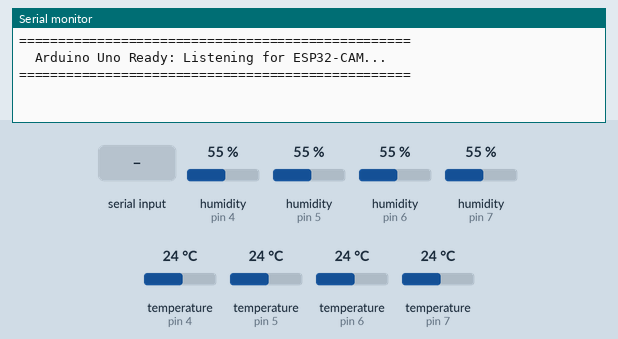
This sketch was run on a simulated Arduino Uno, built with avr-gcc and run on an emulated ATmega328P. Parts: the last lines printed to the serial monitor. Inputs (shaded band) come from the test bench; at power-on: humidity (sensors on pin 4, pin 5, pin 6, pin 7) 55 %, temperature (sensors on pin 4, pin 5, pin 6, pin 7) 24 °C.

Above: at 2.4 s.
2.5 s: "1" received over the second serial link
At 3.2 s:
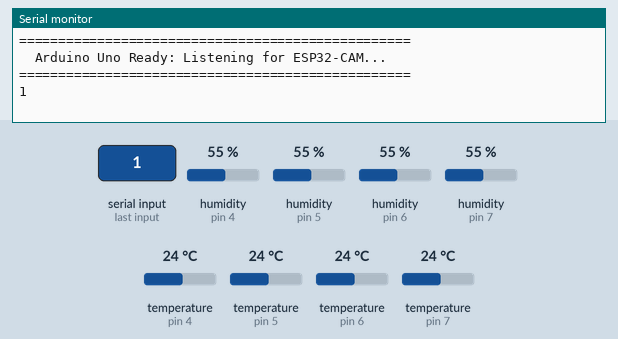
4.0 s: "0" received over the second serial link
At 4.3 s:
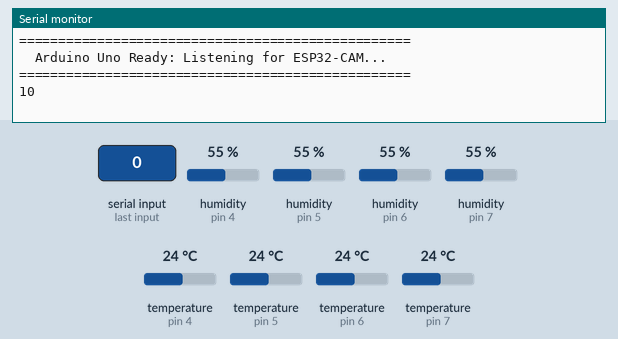

Measured:
- after the input at 2.5 s, the serial monitor: prints a new line at once (image 1)
- after the input at 4.0 s, the serial monitor: prints a new line at once (image 2)

The sketch:

arduino.ino
```cpp
/*
 * =====================================================================================
 * Project: 4x DHT22 Sensors on Arduino Uno sending data to ESP32-CAM via Serial
 * File: arduino.ino
 * Description:
 *   1. Reads 4x DHT22 sensors every 2 seconds.
 *   2. Transmits data packet to ESP32-CAM on Pin 3 (TX).
 *   3. Relays ESP32-CAM's IP address and telemetry from Pin 2 (RX) directly
 *      to your PC USB Serial Monitor at 9600 baud cleanly!
 * =====================================================================================
 */

#include <SoftwareSerial.h>
#include <DHT.h>

// ---------------------- PIN DEFINITIONS ----------------------
// DHT22 Sensor Data Pins
#define DHTPIN_1 4
#define DHTPIN_2 5
#define DHTPIN_3 6
#define DHTPIN_4 7

// Sensor Type
#define DHTTYPE DHT22

// SoftwareSerial Pins for communication with ESP32-CAM
#define SOFT_RX 2  // Arduino RX <- Connect to ESP32-CAM TX (U0T or GPIO 15)
#define SOFT_TX 3  // Arduino TX -> Connect to ESP32-CAM RX (U0R or GPIO 13 via 1k/2k Divider)

// ---------------------- OBJECT INITIALIZATION ----------------
DHT dht1(DHTPIN_1, DHTTYPE);
DHT dht2(DHTPIN_2, DHTTYPE);
DHT dht3(DHTPIN_3, DHTTYPE);
DHT dht4(DHTPIN_4, DHTTYPE);

// SoftwareSerial port to communicate with ESP32-CAM on Pins 2 & 3
SoftwareSerial espSerial(SOFT_RX, SOFT_TX);

// ---------------------- TIMING VARIABLES ---------------------
const unsigned long READ_INTERVAL = 2000; // 2 seconds
unsigned long previousMillis = 0;
unsigned long packetCounter = 0;

void setup() {
  // Initialize PC USB Serial Monitor at 9600 baud
  Serial.begin(9600);

  // Initialize SoftwareSerial to ESP32-CAM at 9600 baud
  espSerial.begin(9600);

  // Initialize all 4 DHT22 sensors
  dht1.begin();
  dht2.begin();
  dht3.begin();
  dht4.begin();

  Serial.println(F("=================================================="));
  Serial.println(F("  Arduino Uno Ready: Listening for ESP32-CAM...   "));
  Serial.println(F("=================================================="));

  // Flush any initial power-on noise from ESP32 boot
  delay(1200);
  while (espSerial.available() > 0) {
    espSerial.read();
  }
}

void loop() {
  // -------------------------------------------------------------
  // 1. RELAY: Receive ESP32-CAM IP & Telemetry from Pin 2 and
  //    forward directly to your PC USB Serial Monitor!
  // -------------------------------------------------------------
  while (espSerial.available() > 0) {
    char c = (char)espSerial.read();
    Serial.write(c);
  }

  // -------------------------------------------------------------
  // 2. Read sensors and transmit to ESP32-CAM every 2 seconds
  // -------------------------------------------------------------
  unsigned long currentMillis = millis();
  if (currentMillis - previousMillis >= READ_INTERVAL) {
    previousMillis = currentMillis;
    packetCounter++;

    // Read Temperature and Humidity from all 4 sensors
    float t1 = dht1.readTemperature();
    float h1 = dht1.readHumidity();

    float t2 = dht2.readTemperature();
    float h2 = dht2.readHumidity();

    float t3 = dht3.readTemperature();
    float h3 = dht3.readHumidity();

    float t4 = dht4.readTemperature();
    float h4 = dht4.readHumidity();

    // Check if any sensor disconnected or failed, replace with -999.0
    if (isnan(t1) || isnan(h1)) { t1 = -999.0; h1 = -999.0; }
    if (isnan(t2) || isnan(h2)) { t2 = -999.0; h2 = -999.0; }
    if (isnan(t3) || isnan(h3)) { t3 = -999.0; h3 = -999.0; }
    if (isnan(t4) || isnan(h4)) { t4 = -999.0; h4 = -999.0; }

    // Construct Packet: $DATA,pktId,t1,h1,t2,h2,t3,h3,t4,h4#
    String packet = "$DATA," + String(packetCounter) + ",";
    packet += String(t1, 1) + "," + String(h1, 1) + ",";
    packet += String(t2, 1) + "," + String(h2, 1) + ",";
    packet += String(t3, 1) + "," + String(h3, 1) + ",";
    packet += String(t4, 1) + "," + String(h4, 1) + "#";

    // Transmit packet directly to ESP32-CAM over Pin 3
    espSerial.println(packet);
  }
}
```
